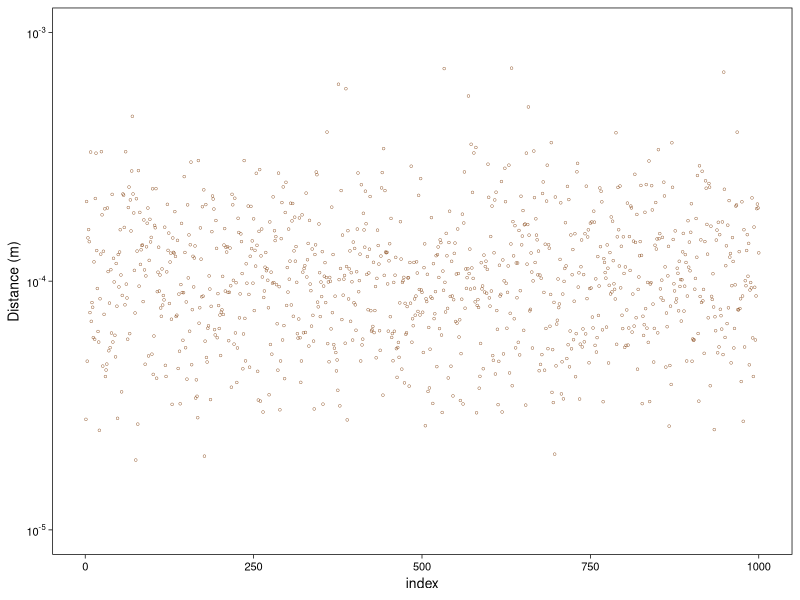
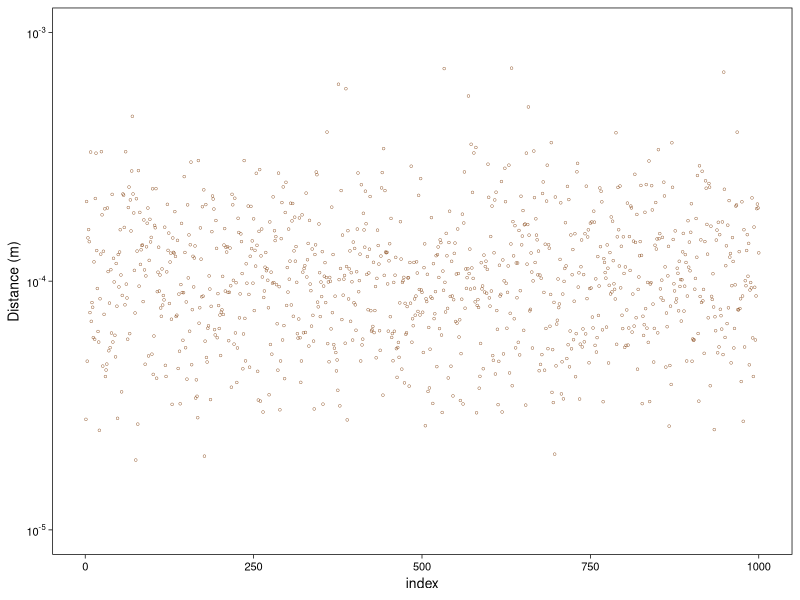
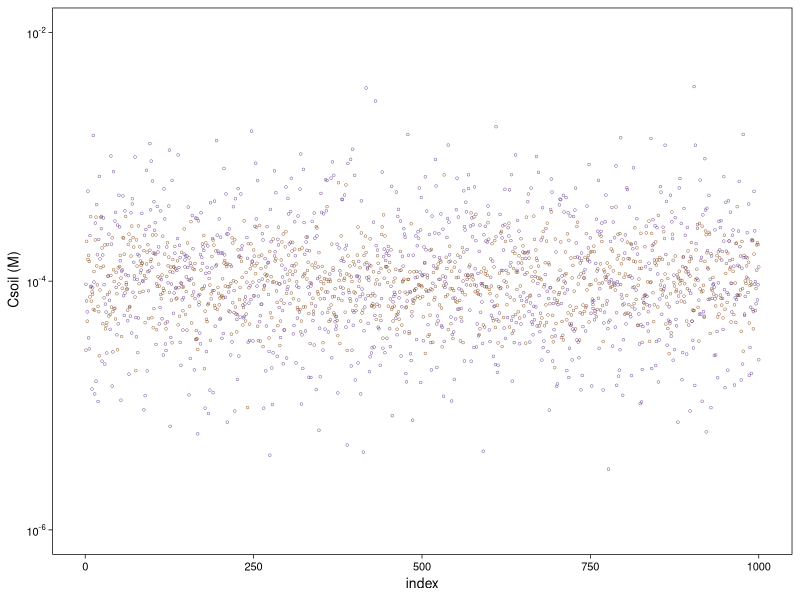
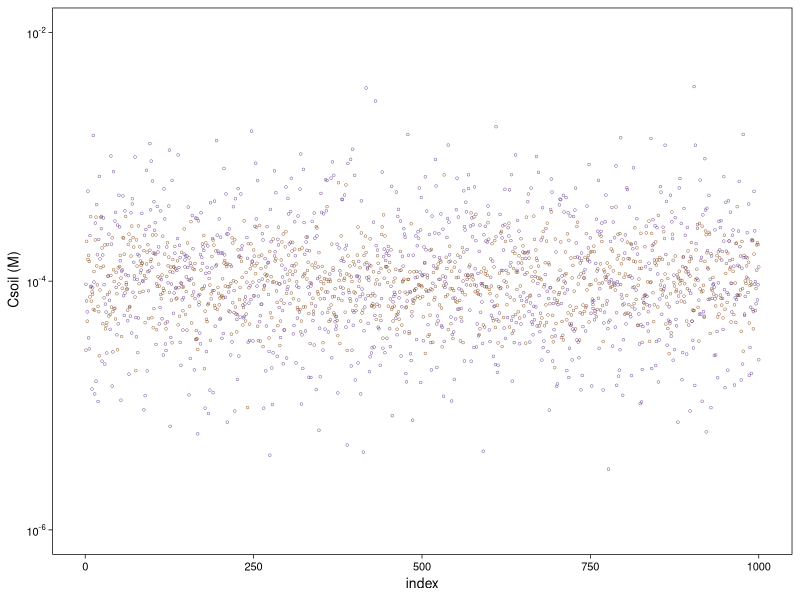
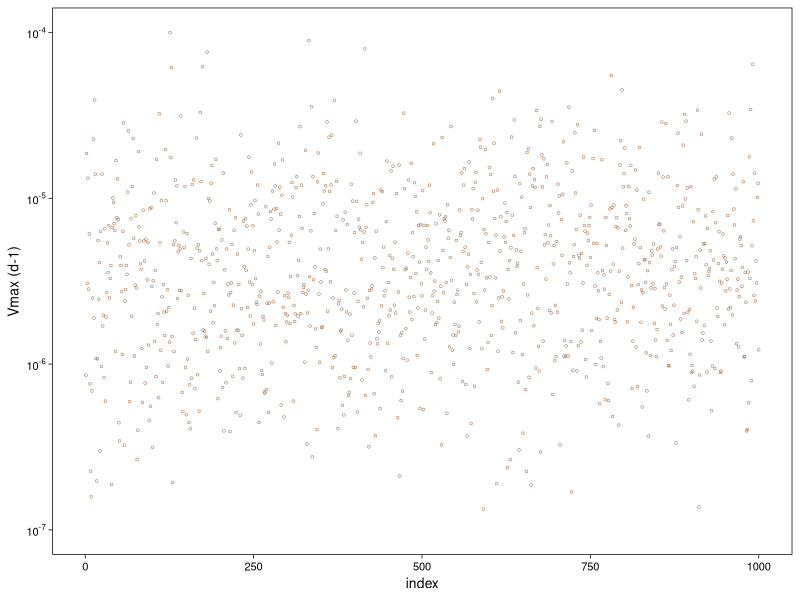
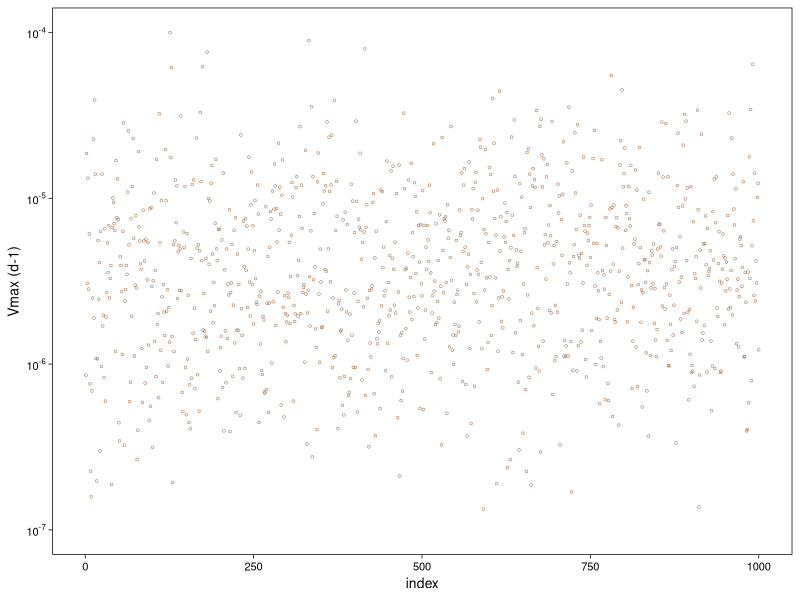
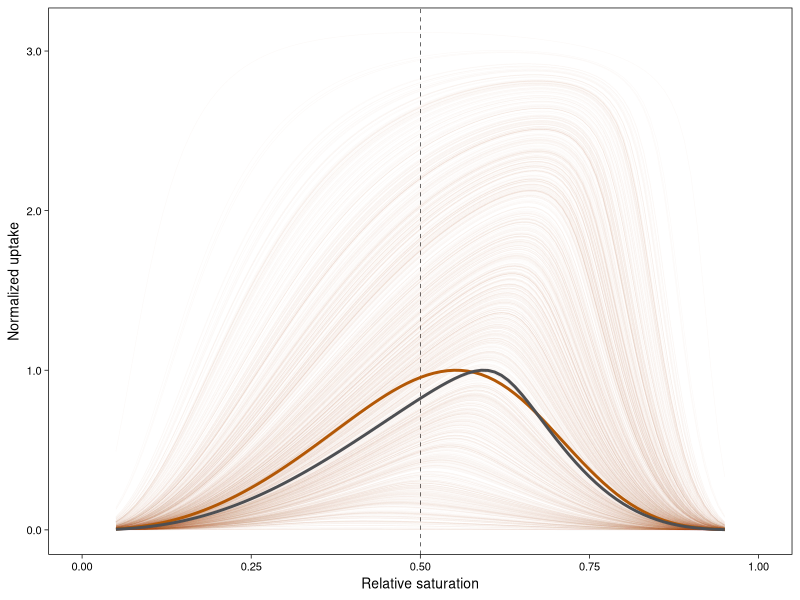
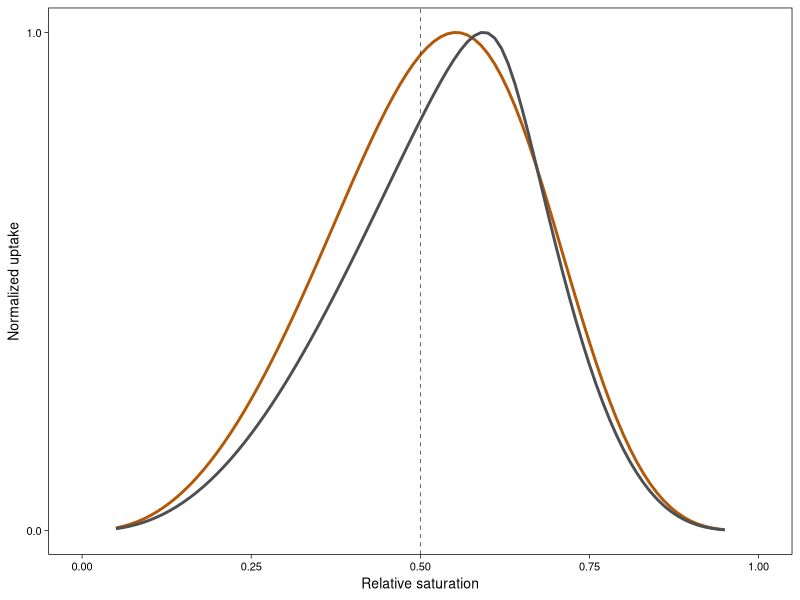

The R source for these figures, in order:
## ---- chunk 1
library(ggplot2)
library(reshape2)
library(dplyr)
library(ggpubr)
library(scales)
library(MASS)
#library(ggbreak) ##create y-axis breaks
#library(cowplot)##create y-axis breaks
#library(gg.gap)##create y-axis breaks
#library(plotrix)##create y-axis breaks
#library(data.table)##create y-axis breaks
#library(tidyverse)
#library(tidypaleo)
## ---- chunk 2
##create the log normal distribution
y=rnorm(1000,-4,0.25) #define stdev as 0.25,1,2 
delta<-10^(y) ##diffusion distance
std<-sd(delta)  ##2.460979e-05

ind<-(sum(delta^3)/1000)^(1/3)##average distance 1e-4
totv<-sum(delta^3)  #1.249443e-09

median(delta)
mean(delta)
#delta[delta<5e-5]<-0

test<-data.frame(y=y)
test$dist<-delta

index<-seq(1,1000,1)
test<-data.frame(index=index)
test$dis<-delta
ptest<-melt(test, id.vars="index")

p1<-ggplot(ptest, aes(x=index, y=value, color=variable))+geom_point(aes(color=variable), shape=21, size=0.8, stroke=0.2) + scale_color_manual(values=c("#7f3b08","#542788"))+
  scale_y_log10(name="Distance (m)",limits=c(10^-5, 10^-3),breaks = c(10^-5, 10^-4, 10^-3),
              labels = trans_format("log10", math_format(10^.x)))

p2<-p1+theme_linedraw()+theme(panel.background = element_rect(fill = "transparent",colour = NA),
                                    plot.background = element_rect(fill = "transparent",colour = NA),
                                    panel.grid.major = element_blank(), panel.grid.minor = element_blank(), legend.position = "none")+
  theme(text = element_text(size=10))
print(p2)


#pdf("delta1.pdf", width=1.8, height=2)
p2
#dev.off()

#####

y1=rnorm(1000,-4,0.5) #define stdev as 0.25, 0.5, 1 
doc<-10^(y1) ##diffusion distance
mean(doc)
sd(doc)

index<-seq(1,1000,1)
test<-data.frame(index=index)
test$dis<-delta
test$con<-doc
ptest<-melt(test, id.vars="index")

p3<-ggplot(ptest, aes(x=index, y=value, color=variable))+geom_point(aes(color=variable), shape=21, size=0.8, stroke=0.2) + scale_color_manual(values=c("#7f3b08","#542788"))+
  scale_y_log10(name=" Csoil (M)",limits=c(10^-6, 10^-2),breaks = c(10^-6, 10^-4, 10^-2),
              labels = trans_format("log10", math_format(10^.x)))




p4<-p3+theme_linedraw()+theme(panel.background = element_rect(fill = "transparent",colour = NA),
                                    plot.background = element_rect(fill = "transparent",colour = NA),
                                    panel.grid.major = element_blank(), panel.grid.minor = element_blank())+
  theme(text = element_text(size=10),legend.position = "none")
print(p4)

#pdf("doc.pdf", width=1.8, height=2)
p4
#dev.off()

#######vmax
y2=rnorm(1000,-5.5,0.5) #define stdev as 0.25, 0.5, 1 
vmax<-10^(y2) ##diffusion distance
mean(vmax)
sd(vmax)
index<-seq(1,1000,1)
test<-data.frame(index=index)
test$vm<-vmax
ptest<-melt(test, id.vars="index")

p5<-ggplot(ptest, aes(x=index, y=value, color=variable))+geom_point(aes(color=variable), shape=21, size=0.8, stroke=0.2) + scale_color_manual(values=c("#7f3b08","#542788"))+
  scale_y_log10(name="Vmax (d-1)",limits=c(10^-7, 10^-4),breaks = c(10^-7, 10^-6, 10^-5,10^-4),
              labels = trans_format("log10", math_format(10^.x)))

p6<-p5+theme_linedraw()+theme(panel.background = element_rect(fill = "transparent",colour = NA),
                                    plot.background = element_rect(fill = "transparent",colour = NA),
                                    panel.grid.major = element_blank(), panel.grid.minor = element_blank(), legend.position = "none")+
  theme(text = element_text(size=10))
print(p6)


#pdf("vmax2.pdf", width=1.5, height=2)
p6
#dev.off()


## ---- chunk 3
#===========create dataset====================
#clay po=0.58, org=0.013, bd=1.1, clay=0.58
#clay loam po=0.71, org=0.101, bd=0.7, clay=0.3
#loam sand po=0.48, org=0.014, bd=1.35, clay=0.09

rs<-seq(0.05,0.95,0.01)
po<-0.58
org<-0.013
mvol<-po*rs
bd<-1.1
soc<-org/12*bd*1e-3  #assum ss 1% as DOC  (mol/cm3) and 10% of these DOC are accessible
oxy<-(po-mvol)*0.2*0.04  #in mol/L
  
#soc<-1e-6 # in mol DOC /cm3 soil (=1000 uM)---0.023
#oxy<-1e-6 # in mol/cm3 (=1000 uM)
theta<-mvol/0.8#thaR=0,thaS=0.7
t1<-theta^(-1/0.33)-1#n=1.5, alpha=0.03, m=0.33
t2<-t1^(1/1.5)/0.03
data<-data.frame(rs=rs)
data$mvol<-mvol
data$po<-po
data$bd<-bd
data$mp<-t2
data$soc<-soc
data$oxy<-oxy
#silt loam po=0.58, org=0.022, bd=1.1, clay=0.17
#sandy loam po=0.86, org=0.126, bd=0.46, clay=0.04
#silt clay po=0.62, org=0.016, bd=1, clay=0.46
## ---- chunk 4
#====Mass transfer distance====
solveCSS<-function(mvol,po,bd,delta,soc,oxy,kmc,kmo,vmax){
  Ds0=1.4e-9 #(glucose 10^-11) #aqueous tracer diffusivity at 25 (m2/s)
  Dg0=2.1e-5#oxygen diffusivity in water
  fDg<-(po)^1.5*((po-mvol)/(po))^2.5 #gas phase relative diffusivity
  fDs<-(po)^1.5*((mvol)/(po))^2.5 #aqueous phase relative diffusivity
  H_o2<-1.3e-6  #mol/cm3/atm
  hs<-6/(mvol+bd*10)*Ds0*fDs/(delta^2) #DOM delivery (mass transfer rate in d-1)
  hg<-6/(mvol+bd*1)*Dg0*fDg*H_o2/(delta^2)  #DO delivery (mass transfer rate)
  ac<-kmc/soc #Km/Csoil
  bc<-vmax/(hs*soc)#Fuptake/Fdiff
  t1c<-(1-4*bc/(1+ac+bc)^2)^0.5
  F1c<-(1+ac+bc)/2/bc*(1-t1c) #uptake flux
  css<-F1c*kmc/(1-F1c) #steady state concentration
  cstar<-soc/(soc+kmc+vmax/hs)
  ag<-kmo/oxy
  bg<-vmax/(hg*oxy)
  t1g<-(1-4*bg/(1+ag+bg)^2)^0.5
  F1g<-(1+ag+bg)/2/bg*(1-t1g)
  oss<-F1g*kmo/(1-F1g)
  rate<-vmax*css/(css+kmc)*oss/(oss+kmo) 
  KI<-2e-6
  fra<-0.1
  rate2<-vmax*css*fra/(css*fra+kmc)*oss/(oss+kmo)
  ana<-vmax*0.02*css*fra/(css*fra+kmc)*KI/(KI+oss)
  tot<-rate2+ana
  return (rate)}

simrun<-function(data, delta){
t_result<-data.frame(nrow=1000)
v_result<-data.frame(nrow=1000)
tn_result<-data.frame(nrow=1000)
vn_result<-data.frame(nrow=1000)

for (i in 1:length(delta)){
  new<-solveCSS(data$mvol, data$po, data$bd, delta[i], data$soc, data$oxy, 5e-5, 1e-4,0.58e-6)#vmax=1 d-1
  fvol<-new*delta[i]^3  ###flux of each colony
  t_result = cbind(t_result, new)
  v_result = cbind(v_result, fvol)
  tn_result = cbind(tn_result, new/max(new))
  vn_result = cbind(vn_result, fvol/max(fvol))
  }
 return (list(t_result, v_result, tn_result, vn_result))
    }
 
stat_sum<-simrun(data, delta)

##prepare output data 
data1<-stat_sum[[1]] ##new--uptake flux per volume
data2<-stat_sum[[2]] ##fvol--uptake flux per colony

features <- c(sprintf("pred%02d", seq(0,1000)))
colnames(data1) <- features
colnames(data2) <- features

colnames(data1) [1]<- "rs"
colnames(data2) [1]<- "rs"
data1$rs<-data$rs  
data2$rs<-data$rs 


delta1<-mean(delta)
doc1<-mean(doc)
#vmax1<-mean(vmax)
ava1<-solveCSS(data$mvol, data$po, data$bd, delta1, data$soc, data$oxy, 5e-5, 1e-4,0.58e-6)#vmax=1 d-1
#mmax<-max(ava1)


pred1<-melt(data1, id.vars="rs")
mmax<-max(ava1)
#maxvol<-max(pred1$value) ##max flux per volume
#qmax<-quantile(pred1$value, probs=0.95)
#pred1$value[pred1$value>qmax]<-NA

pred1$value<-pred1$value/mmax###flux per volume


totv<-sum(delta^3)
pred2<-melt(data2, id.vars="rs")
maxcol<-max(pred2$value) ##max flux per colony
pred2$value<-pred2$value###flux of each colony



row_sum<-data.frame(rs=data2[,1], sum=rowSums(data2[,-1]))
row_sum$flux<-row_sum$sum/totv


#calculate the macroscopic flux


fave<-data.frame(rs=rs)
fave$mean<-row_sum$flux/max(row_sum$flux)
pfave<-melt(fave, id.vars="rs")

fmac<-data.frame(rs=rs)
fmac$mean<-ava1/mmax
pfmac<-melt(fmac, id.vars="rs")

scaleFUN <- function(x) sprintf("%.1f", x)
plot1<-ggplot(pred1, aes(x = rs,y=value, color=variable)) + 
  #facet_grid(value < 1 ~., scales='free_y')+
  scale_x_continuous(name = "Relative saturation",limits = c(0,1)) +
  scale_y_continuous(name = "Normalized uptake",labels=scaleFUN,breaks=c(0,1,2,3,4,5))+
  geom_vline(xintercept=0.5, linetype="dashed", size=0.2)+
  geom_line(aes(group=variable), color="#b35806",linetype="solid", alpha=0.03,size=0.2)+
  geom_line(data=pfave, color="#b35806", size=1)+
  geom_line(data=pfmac, color="#4d4f53", size=1)
##orange"#b35806",


plot2<-plot1+theme_linedraw()+theme(panel.background = element_rect(fill = "transparent",colour = NA),
                                    plot.background = element_rect(fill = "transparent",colour = NA),
                                     panel.grid = element_blank(),panel.grid.minor = element_blank())+
  theme(text = element_text(size=10), strip.background = element_blank(),
  strip.text.x = element_blank())
print(plot2)




#pdf("clay_doc2.pdf", width=2.4, height=2.0)
#plot2
#dev.off()
fscale<-data.frame(rs=rs)
fscale$mean<-row_sum$flux/max(row_sum$flux)
psc<-melt(fscale, id.vars="rs")

plot3<-ggplot(psc, aes(x = rs,y=value)) + geom_line(color="#b35806", size=1)+
  #facet_grid(value < 1 ~., scales='free_y')+
  scale_x_continuous(name = "Relative saturation",limits = c(0,1)) +
  scale_y_continuous(name = "Normalized uptake",labels=scaleFUN,breaks=c(0,1,2,3,4,5))+
  geom_vline(xintercept=0.5, linetype="dashed", size=0.2)+
  geom_line(data=pfmac, color="#4d4f53", size=1)
plot4<-plot3+theme_linedraw()+theme(panel.background = element_rect(fill = "transparent",colour = NA),
                                    plot.background = element_rect(fill = "transparent",colour = NA),
                                     panel.grid = element_blank(),panel.grid.minor = element_blank())+
  theme(text = element_text(size=10), strip.background = element_blank(),
  strip.text.x = element_blank())
print(plot4)

pdf("clay.pdf", width=2.4, height=2.0)
plot4
dev.off()

## ---- chunk 5
test<-data.frame(rs=rs)
test$data1<-0.2
test$data3<-0.8
ptest<-reshape2::melt(test, id.vars=c("rs"))

plot1<-ggplot(ptest, aes(x = rs,y=value, color=variable)) + 
  scale_x_continuous(name = "Relative saturation",limits = c(0,1)) +
  scale_y_continuous(name = "Relative HR",limits = c(0,1))+
  geom_line(aes(color=variable),size=1.2)+
  scale_color_manual(values = c("#b35806", "#4d4f53"))

plot2<-plot1+theme_linedraw()+theme(panel.background = element_rect(fill = "transparent",colour = NA),
                                    plot.background = element_rect(fill = "transparent",colour = NA),
                                    panel.grid.major = element_blank(), panel.grid.minor = element_blank())+
  theme(text = element_text(size=16))

pdf("labels.pdf", width=2.2, height=2.0)
plot2
dev.off()

